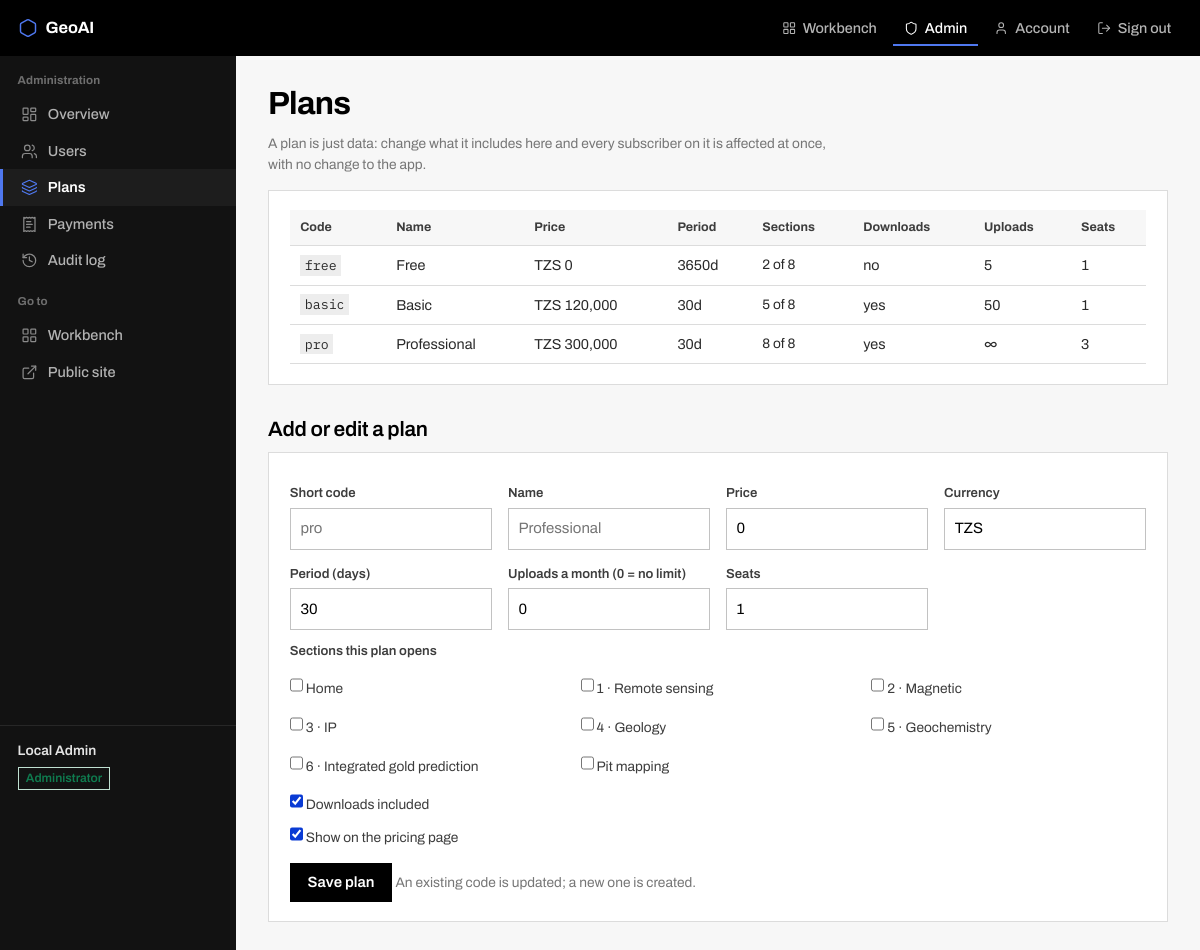
Screenshot of /admin/plans (signed in) with the database file from the repository.
### portal/models.py (models this page shows, shortened)
class User(UserMixin, db.Model):
    __tablename__ = "users"
    id = db.Column(db.Integer, primary_key=True)
    email = db.Column(db.String(190), unique=True, nullable=False, index=True)
    name = db.Column(db.String(120), nullable=False, default="")
    organisation = db.Column(db.String(160), nullable=False, default="")
    phone = db.Column(db.String(40), nullable=False, default="")
    password_hash = db.Column(db.String(255), nullable=False)
    is_admin = db.Column(db.Boolean, nullable=False, default=False)
    is_active_account = db.Column(db.Boolean, nullable=False, default=True)
    created_at = db.Column(db.DateTime, nullable=False, default=now)
    last_login = db.Column(db.DateTime)
    subscriptions = db.relationship("Subscription", back_populates="user", cascade="all, delete-orphan",
                                    order_by="Subscription.id.desc()")
    payments = db.relationship("Payment", back_populates="user", cascade="all, delete-orphan")
    @property
    def is_active(self):
        return self.is_active_account
    def allowed_sections(self):
        if self.is_admin:
            return list(SECTIONS)
        p = self.plan
        return p.section_list if p else list(FREE_SECTIONS)

class Plan(db.Model):
    __tablename__ = "plans"
    id = db.Column(db.Integer, primary_key=True)
    code = db.Column(db.String(32), unique=True, nullable=False)        # free, basic, pro
    name = db.Column(db.String(80), nullable=False)
    price = db.Column(db.Float, nullable=False, default=0.0)
    currency = db.Column(db.String(8), nullable=False, default="TZS")
    period_days = db.Column(db.Integer, nullable=False, default=30)
    sections = db.Column(db.Text, nullable=False, default="")           # comma-separated keys of SECTIONS
    can_download = db.Column(db.Boolean, nullable=False, default=False)
    max_uploads_per_month = db.Column(db.Integer, nullable=False, default=0)   # 0 = no limit
    seats = db.Column(db.Integer, nullable=False, default=1)
    is_public = db.Column(db.Boolean, nullable=False, default=True)     # shown on the pricing page
    sort = db.Column(db.Integer, nullable=False, default=0)
    @property
    def section_list(self):
        return [s for s in (self.sections or "").split(",") if s]

### portal/admin.py (the view, shortened to what this page needs)
@bp.route("/plans", methods=["GET", "POST"])
@admin_only
def plans():
    return render_template("admin/plans.html", plans=Plan.query.order_by(Plan.sort).all(),
                           sections=SECTIONS)

### portal/admin.py (called while the page is built)
def admin_only(f):
    @wraps(f)
    @login_required
    def wrapper(*a, **kw):
        if not current_user.is_admin:
            abort(403)
        return f(*a, **kw)
    return wrapper

### portal/app/__init__.py (called while the page is built)
def upload_allowance():
    if current_user.is_admin:
        return 0, None, None
    used, limit = current_user.upload_allowance()
    return used, limit, None if limit is None else max(limit - used, 0)

def nav_context():
    if not current_user.is_authenticated:
        return {"app_sections": [], "locked_count": 0, "allowance": (0, None, None)}
    allowed = set(current_user.allowed_sections())
    have = set(store.sections_with_results(current_user.id))
    items = [{**s, "open": s["key"] in allowed, "has_result": s["key"] in have} for s in SECTIONS]
    return {"app_sections": items, "locked_count": sum(0 if i["open"] else 1 for i in items),
            "allowance": upload_allowance()}

### portal/app/store.py (called while the page is built)
def root():
    base = Path(current_app.config["DATA_DIR"]) / "work"
    base.mkdir(parents=True, exist_ok=True)
    return base

def home(user_id):
    p = root() / str(user_id)
    p.mkdir(parents=True, exist_ok=True)
    return p

def _safe(section):
    if section not in SECTIONS:
        raise ValueError(f"unknown section {section!r}")
    return section

def sections_with_results(user_id):
    out = {}
    for section in SECTIONS:
        run = Run.latest(user_id, section)
        if run and run.ok:
            out[section] = run
    return out

    @classmethod
    def latest(cls, user_id, section):
        runs = cls.list(user_id, section)
        return runs[0] if runs else None

    @classmethod
    def list(cls, user_id, section):
        d = home(user_id) / _safe(section)
        if not d.is_dir():
            return []
        runs = [cls(user_id, section, p.name) for p in d.iterdir()
                if p.is_dir() and not p.name.startswith("_")]     # "_draft" is not a run
        runs.sort(key=lambda r: r.id, reverse=True)          # the id starts with the timestamp
        return runs

### portal/icons.py (called while the page is built)
def icon(name, cls="", label=None):
    if name not in names():
        raise KeyError(f"no icon named {name!r} in {SPRITE.name}")
    aria = (f'role="img" aria-label="{label}"' if label else 'aria-hidden="true" focusable="false"')
    classes = f"ico {cls}".strip()
    return Markup(f'<svg class="{classes}" {aria}><use href="#i-{name}"></use></svg>')

### portal/templates/admin/plans.html
{% set page_title = "Plans" %}
{% extends "admin/layout.html" %}
{% block main %}
<h1>Plans</h1>
<p class="small muted">A plan is just data: change what it includes here and every subscriber on it is
  affected at once, with no change to the app.</p>
<div class="card"><table>
<tr><th>Code</th><th>Name</th><th>Price</th><th>Period</th><th>Sections</th><th>Downloads</th><th>Uploads</th><th>Seats</th></tr>
{% for p in plans %}<tr><td><code>{{ p.code }}</code></td><td>{{ p.name }}</td>
  <td>{{ p.currency }} {{ '{:,.0f}'.format(p.price) }}</td><td>{{ p.period_days }}d</td>
  <td class="small">{{ p.section_list|length }} of {{ sections|length }}</td>
  <td>{{ 'yes' if p.can_download else 'no' }}</td>
  <td>{{ p.max_uploads_per_month or '∞' }}</td><td>{{ p.seats }}</td></tr>{% endfor %}
</table></div>
<h2>Add or edit a plan</h2>
<div class="card">
<form method="post">
  <div class="grid g4" style="gap:.2rem 1rem">
    <div><label for="code">Short code</label><input id="code" name="code" required placeholder="pro"></div>
    <div><label for="name">Name</label><input id="name" name="name" placeholder="Professional"></div>
    <div><label for="price">Price</label><input id="price" name="price" type="number" step="any" value="0"></div>
    <div><label for="currency">Currency</label><input id="currency" name="currency" value="TZS"></div>
    <div><label for="period_days">Period (days)</label><input id="period_days" name="period_days" type="number" value="30"></div>
    <div><label for="max_uploads_per_month">Uploads a month (0 = no limit)</label>
      <input id="max_uploads_per_month" name="max_uploads_per_month" type="number" value="0"></div>
    <div><label for="seats">Seats</label><input id="seats" name="seats" type="number" value="1"></div>
  </div>
  <label>Sections this plan opens</label>
  <div class="grid g3" style="gap:.1rem 1rem">
    {% for key, label in sections.items() %}
    <label class="small" style="font-weight:400"><input type="checkbox" name="sections" value="{{ key }}" style="width:auto"> {{ label }}</label>
    {% endfor %}
  </div>
  <p><label class="small" style="font-weight:400"><input type="checkbox" name="can_download" style="width:auto" checked> Downloads included</label>
     <label class="small" style="font-weight:400"><input type="checkbox" name="is_public" style="width:auto" checked> Show on the pricing page</label></p>
  <button class="btn" type="submit">Save plan</button>
  <span class="small muted">An existing code is updated; a new one is created.</span>
</form>
</div>
{% endblock %}

### portal/templates/console.html (shortened to what this page needs)
{% extends "base.html" %}
{% block page %}
<div class="console">
  <aside class="rail" id="rail">
    {% block rail %}{% endblock %}
    <div class="rail-foot">
      <span class="who">{{ current_user.name or current_user.email }}</span>
      {% if current_user.is_admin %}
        <span class="tag ok">Administrator</span>
      {% endif %}
    </div>
  </aside>
  <main class="work">
    {% block main %}{% endblock %}
  </main>
</div>
{% endblock %}

### portal/static/style.css (style rules this page uses)
:root { --white:#ffffff; --g50:#f7f7f7; --g100:#ededed; --g150:#e4e4e4; --g200:#dcdcdc; --g300:#c2c2c2; --g400:#9a9a9a; --g500:#767676; --g600:#5a5a5a; --g700:#3d3d3d; --g800:#2a2a2a; --g900:#1c1c1c; --black:#000000; --blue:#0a3bd4; --blue-dk:#0730a6; --blue-lt:#4f78ef; --blue-wash:#edf1fd; --red:#c8102e; --red-wash:#fdeef0; --green:#0f7b4f; --green-wash:#eaf6f0; --amber:#8a5b00; --amber-wash:#fdf4e3; --ink:var(--black); --body:var(--g800); --muted:var(--g500); --line:var(--g200); --bg:var(--g50); --card:var(--white); --rail:#121212; --mono:"IBM Plex Mono",ui-monospace,SFMono-Regular,Menlo,Consolas,monospace; --sans:"Archivo","Archivo Fallback",system-ui,-apple-system,"Segoe UI",Roboto,sans-serif; --h-top:56px; --w-rail:236px; }
* { box-sizing:border-box }
html { -webkit-text-size-adjust:100% }
body { margin:0;background:var(--bg);color:var(--body); font:400 15px/1.55 var(--sans); font-feature-settings:"kern" 1; -webkit-font-smoothing:antialiased }
img,svg,video { max-width:100% }
h1,h2,h3,h4 { color:var(--ink);font-weight:600;letter-spacing:-0.012em;margin:0 0 .6rem }
h1 { font-size:2rem;line-height:1.15;font-weight:700;letter-spacing:-0.022em }
h2 { font-size:1.3rem;line-height:1.25;margin-top:2rem }
p { margin:0 0 .9rem;max-width:74ch }
code,kbd,samp { font-family:var(--mono);font-size:.92em;background:var(--g100);padding:.1em .35em }
.muted { color:var(--muted) }
.small { font-size:.86rem }
.ico { width:1.15em;height:1.15em;flex:none;vertical-align:-0.2em;stroke-width:1.75 }
.ico.sm { width:1em;height:1em }
header.top .brand .ico { width:1.25rem;height:1.25rem;color:var(--blue-lt) }
.grid { display:grid;gap:1rem }
.g3 { grid-template-columns:repeat(auto-fit,minmax(215px,1fr)) }
.g4 { grid-template-columns:repeat(auto-fit,minmax(160px,1fr)) }
.card { background:var(--card);border:1px solid var(--line);padding:1.2rem 1.3rem;margin-bottom:1rem }
label { display:block;font-size:.82rem;color:var(--g700);margin:.7rem 0 .25rem;font-weight:600 }
input:not([type=checkbox]):not([type=radio]):not([type=submit]):not([type=button]), select,textarea { width:100%;padding:.52rem .6rem;border:1px solid var(--g300);background:#fff; font:inherit;color:var(--ink);border-radius:0 }
input[type=checkbox],input[type=radio] { width:16px;height:16px;accent-color:var(--blue);margin:0 }
.btn { display:inline-flex;align-items:center;justify-content:center;gap:.45rem; background:var(--black);color:#fff;border:1px solid var(--black);border-radius:0; padding:.56rem 1.05rem;font:inherit;font-weight:600;font-size:.93rem;line-height:1.3; cursor:pointer;text-decoration:none;transition:background .12s,border-color .12s,color .12s }
table { width:100%;border-collapse:collapse;font-size:.9rem }
th,td { text-align:left;padding:.5rem .65rem;border-bottom:1px solid var(--line);vertical-align:top }
th { font-size:.78rem;font-weight:700;color:var(--g700);background:var(--g50);white-space:nowrap }
td { font-variant-numeric:tabular-nums }
.tag { display:inline-flex;align-items:center;gap:.3rem;padding:.12rem .45rem;font-size:.76rem; font-weight:600;border:1px solid;border-radius:0;line-height:1.45 }
.tag.ok { color:var(--green);background:var(--green-wash);border-color:#bfe0d1 }

### portal/static/app.css (style rules this page uses)
.console { display:grid;grid-template-columns:var(--w-rail) minmax(0,1fr); min-height:calc(100vh - var(--h-top)); background:linear-gradient(to right,var(--rail) 0 var(--w-rail),var(--bg) var(--w-rail)) }
.rail { position:sticky;top:var(--h-top);align-self:start;height:calc(100vh - var(--h-top)); overflow-y:auto;background:var(--rail);color:#9d9d9d;display:flex;flex-direction:column; padding:.9rem 0 .6rem;scrollbar-width:thin }
.work { min-width:0;padding:1.9rem 2rem 5rem;background:var(--bg) }
.work > h1:first-child { margin-top:0 }
.rail-nav a .ico { width:1.05rem;height:1.05rem;color:#8a8a8a;flex:none }
.rail-nav a.on .ico { color:var(--blue-lt) }
.rail-foot { margin-top:auto;padding:.9rem 1.1rem 0;border-top:1px solid #272727;font-size:.79rem; color:#8a8a8a;line-height:1.6 }
.rail-foot .who { color:#e4e4e4;font-weight:600;font-size:.86rem;display:block;margin-bottom:.3rem; overflow:hidden;text-overflow:ellipsis }
.rail-foot .tag { background:transparent }
.work .card { overflow-x:auto }
.work .card > table { min-width:34rem }

### rows the page displays
User: name "Local Admin"
Plan: code "free", name "Free", currency "TZS", price "0", period_days "3650", section_list|length "2", sections "8", can_download "no", max_uploads_per_month "5", seats "1"
Plan: code "basic", name "Basic", currency "TZS", price "120,000", period_days "30", section_list|length "5", sections "8", can_download "yes", max_uploads_per_month "50", seats "1"
Plan: code "pro", name "Professional", currency "TZS", price "300,000", period_days "30", section_list|length "8", sections "8", can_download "yes", max_uploads_per_month "∞", seats "3"

### other values shown
{{ BRAND }} "GeoAI"
{{ label }} "Overview" "Users" "Plans" "Payments" "Audit log"
{{ label }} "Home" "1 · Remote sensing" "2 · Magnetic" "3 · IP" "4 · Geology" "5 · Geochemistry" "6 · Integrated gold prediction" "Pit mapping"
